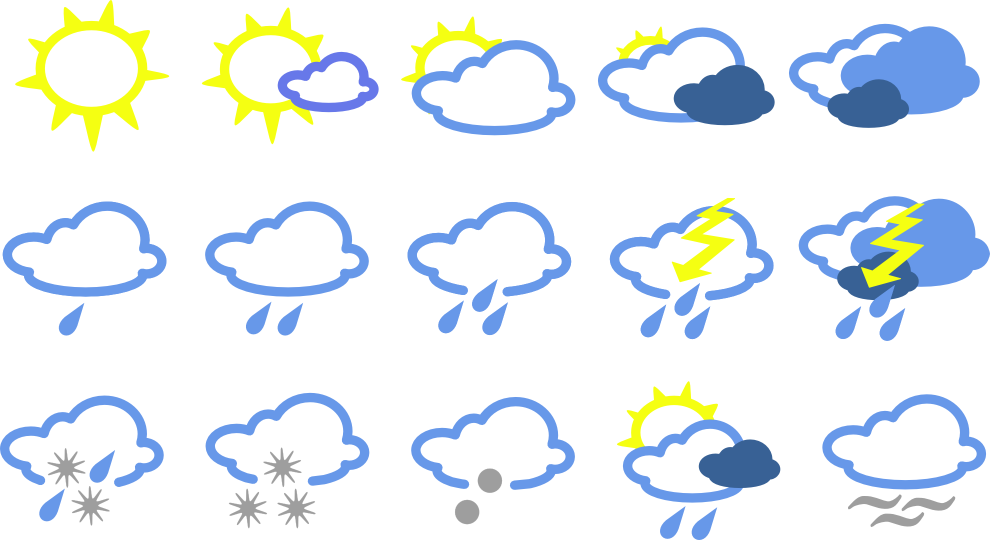
#> input picture anonymous_simple_weather_symbols-1979px.png, 1979 x 1080 px (shown at 1/2 size)
$ python -i aux.py   (imports and definitions only)   (older library calls are emulated)
#> lines starting #> are read from the running program, lines starting #| are printed output that depends on the picture
import colormath
import colormath.color_objects
import csv
import Image
import pdb
import scipy
import scipy.cluster
import scipy.misc
import struct
import sys

from colormath.color_conversions import convert_color
from colormath.color_diff import delta_e_cie1976
from operator import itemgetter

def get_dominant_color(image_path):
    NUM_CLUSTERS = 5

    im = Image.open(image_path)
#> im is the input picture: PIL image 1979x1080 RGBA; mean R, G, B, A 231.2, 238.1, 242.1, 70.6
    im = im.resize((150, 150))      # optional, to reduce time
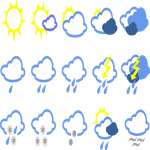
#> im: PIL image 150x150 RGBA; mean R, G, B, A 58.1, 67.5, 72.7, 70.8; transparent parts drawn white
    ar = scipy.misc.fromimage(im)
    shape = ar.shape
#> shape = (150, 150, 4)
#> (the run stopped early here; a loop or call above may not have finished)
